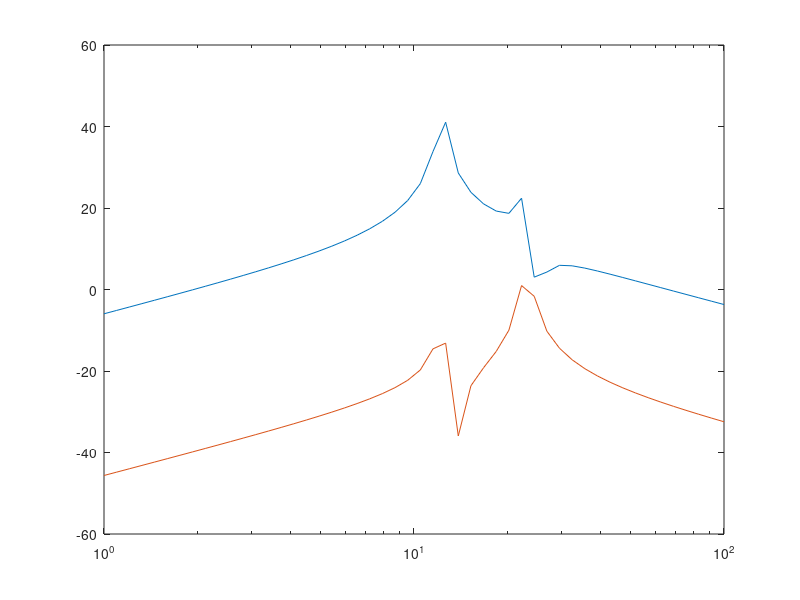

Write MATLAB code to recreate this figure.
%% Parameters:
Ws = 3500; % lbs
Iy = 25000; % in-lb-sec^2
l1 = 8*12; % in
l2 = 8*12; % in
g = 386.06; % in/sec^2
% K1 = 162.89; % 589.5; % lbs/in
% K2 = 114.02; % 842.14; % lbs/in
C1 = 0.0; % lbs*sec/in
C2 = 0.0; % lbs*sec/in
ms = Ws / g;

%% 1.)  Analytically determine equivalent suspension 
% stiffness and damping at each corner that will provide a 2 Hz ride frequency. 

omega_des = (2*2*pi);

% x_sp = -0.08*2*l1;

Ka = ms*omega_des^2; %(ms / (1 - x_sp*sqrt(ms/Iy)))*omega_des^2;
Kc = Ka*l1^2; %(Iy / (1 - x_sp*sqrt(ms/Iy)))*omega_des^2;

K2 = Ka / 1.7;
K1 = 0.7*K2;

Kb = K1*l1 - K2*l2; 

%% Linear pitch-plane model:

A = [-Ka/ms, Kb/ms; 
     Kb/Iy, -Kc/Iy];

B = [K1/ms, K2/ms; -l1*K1/Iy, l2*K2/Iy];
C = [1, 0];
D = [0, 0];

%%

% A = [
%     0, 1, 0, 0;
%     (-K1 - K2)/ms, 0, (K1*l1 - K2*l2)/ms, 0;
%     0, 0, 0, 1;
%     (K1*l1 - K2*l2)/Iy, 0, (-K1*l1^2 - K2*l2^2)/Iy, 0;
%     ];

A = [
    0, 1, 0, 0;
    (-K1 - K2)/ms, 0, (K1*l1 - K2*l2)/ms, 0;
    0, 0, 0, 1;
    (K1*l1 - K2*l2)/Iy, 0, (-K1*l1^2 - K2*l2^2)/Iy, 0;
    ];

B = [K1/ms, K2/ms; 0, 0; -l1*K1/Iy, l2*K2/Iy; 0, 0];

C = [1, 0, 0, 0; 0, 0, 1, 0];
D = [0, 0; 0, 0];

[magx,phasex,wx]=bode(ss(A,B(:,1),C(1,:),[0]),logspace(0,2));
 mgx(1:50)=magx;
 phx(1:50)=phasex;
 
[magtheta,phasetheta,wtheta]=bode(ss(A,B(:,1),C(2,:),[0]),logspace(0,2));
 mgth(1:50)=magtheta;
 phth(1:50)=phasetheta;
 
subplot(1,1,1),semilogx(wx,20*log10(mgx),wtheta,20*log10(mgth))

%%
%%pitch_plane_model = ss(A, B(:,1), C, [0]);





